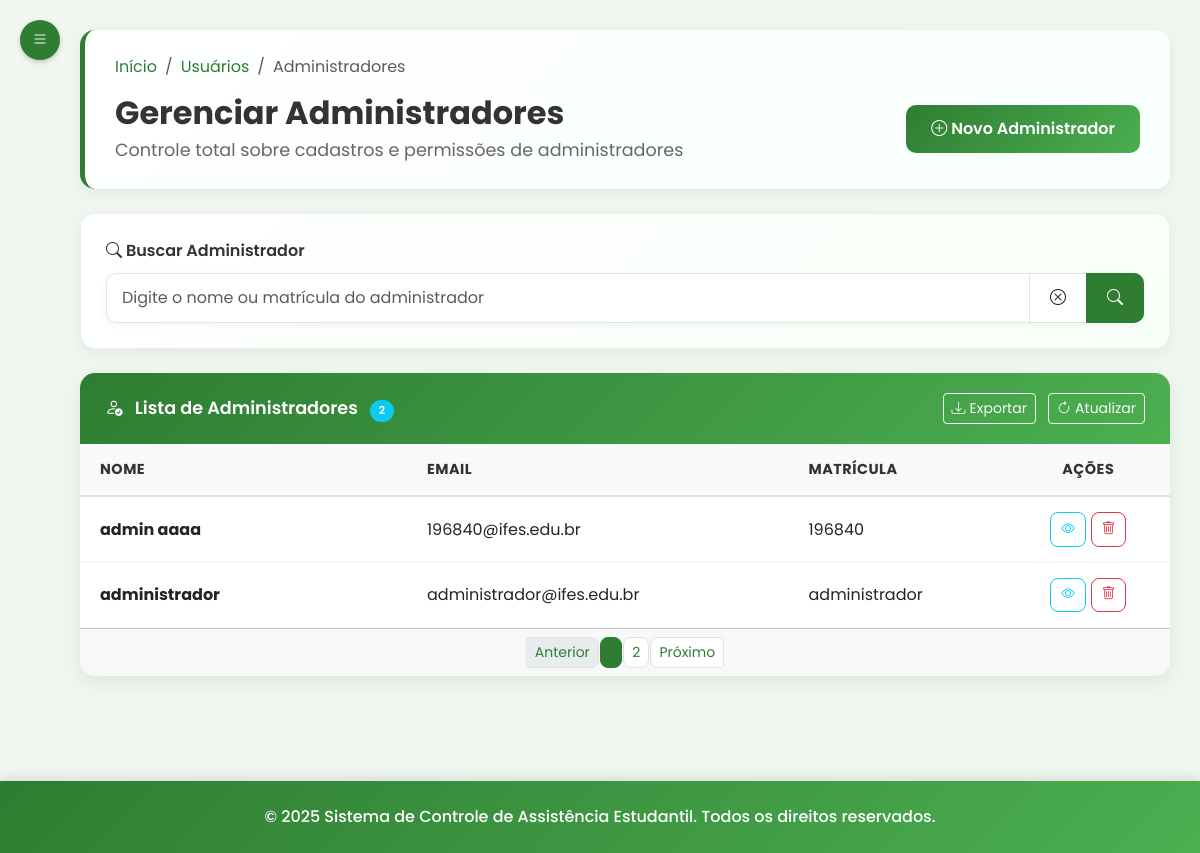
Page /admin/usuarios/admin (signed in) on the committed database.
### tables this page shows
CREATE TABLE administrador (
id_usuario INTEGER PRIMARY KEY,
tipo_admin TEXT NOT NULL,
FOREIGN KEY (id_usuario) REFERENCES usuario(id_usuario)
);

CREATE TABLE usuario (
id_usuario INTEGER PRIMARY KEY AUTOINCREMENT,
nome TEXT NOT NULL,
matricula TEXT UNIQUE NOT NULL,
email TEXT NOT NULL UNIQUE,
senha TEXT NOT NULL,
perfil TEXT NOT NULL DEFAULT 'aluno',
foto TEXT,
token_redefinicao TEXT,
data_token TIMESTAMP,
data_cadastro TIMESTAMP DEFAULT CURRENT_TIMESTAMP
);

### routes/admin/usuarios_routes.py (the view)
@router.get("/usuarios/admin")
@requer_autenticacao("admin")
async def get_usuario_administrador(request: Request, usuario_logado: dict = None, sucesso: str = None, erro: str = None):
    admin = usuario_repo.obter_usuario_por_matricula(usuario_logado['matricula'])
    administradores_obj = administrador_repo.obter_todos()
    administradores = [
        {
            "id_usuario": a.id_usuario,
            "matricula": a.matricula,
            "nome": a.nome,
            "email": a.email,
            "perfil": a.perfil,
            "tipo_admin": a.tipo_admin,
            "data_cadastro": str(a.data_cadastro) if a.data_cadastro else None
        }
        for a in administradores_obj
    ]
    context = {
        "request": request,
        "admin": admin,
        "administradores": administradores
    }
    if sucesso:
        context["sucesso"] = sucesso
    if erro:
        context["erro"] = erro
    response = templates.TemplateResponse("/admin/usuario_admin.html", context)
    return response

### templates/admin/usuario_admin.html (shortened to what this page needs)
{% extends "base_admin.html" %}
{% block head %}
    <link rel="stylesheet" href="/static/css/usuario_admin.css" />
{% endblock %}
{% block content %}
        <div class="page-header mb-4">
            <nav aria-label="breadcrumb">
                <ol class="breadcrumb">
                    <li class="breadcrumb-item"><a href="/admin/inicio">Início</a></li>
                    <li class="breadcrumb-item"><a href="/admin/usuarios">Usuários</a></li>
                    <li class="breadcrumb-item active" aria-current="page">Administradores</li>
                </ol>
            </nav>
            <div class="d-flex justify-content-between align-items-center">
                <div>
                    <h2 class="page-title">Gerenciar Administradores</h2>
                    <p class="page-subtitle">Controle total sobre cadastros e permissões de administradores</p>
                </div>
                <div>
                    <a href="/admin/usuarios/admin/novo" class="btn btn-success">
                        <i class="bi bi-plus-circle me-1"></i>Novo Administrador
                    </a>
                </div>
            </div>
        </div>
        <div class="search-filter-section mb-4">
            <div class="row">
                <div class="col-md-12">
                    <div class="search-box">
                        <label for="searchAdmin" class="form-label">
                            <i class="bi bi-search me-1"></i>Buscar Administrador
                        </label>
                        <div class="input-group">
                            <input type="text" class="form-control" id="searchAdmin" placeholder="Digite o nome ou matrícula do administrador">
                            <button class="btn btn-outline-light bg-white text-dark border" type="button" onclick="clearSearch()" title="Limpar busca">
                                <i class="bi bi-x-circle"></i>
                            </button>
                            <button class="btn btn-outline-success" type="button" onclick="searchAdmin()">
                                <i class="bi bi-search"></i>
                            </button>
                        </div>
                    </div>
                </div>
            </div>
        </div>
        <div class="admins-list-card">
            <div class="card">
                <div class="card-header d-flex justify-content-between align-items-center">
                    <div>
                        <i class="bi bi-person-check me-2"></i>
                        <span>Lista de Administradores</span>
                        <span class="badge bg-info ms-2" id="adminsCount">{{ administradores|length }}</span>
                    </div>
                    <div>
                        <button class="btn btn-sm btn-outline-light me-2" onclick="exportAdminsList()">
                            <i class="bi bi-download me-1"></i>Exportar
                        </button>
                        <button class="btn btn-sm btn-outline-light" onclick="refreshAdminsList()">
                            <i class="bi bi-arrow-clockwise me-1"></i>Atualizar
                        </button>
                    </div>
                </div>
                <div class="card-body p-0">
                    <div class="table-responsive">
                        <table class="table table-hover mb-0" id="adminsTable">
                            <thead class="table-header">
                                <tr>
                                    <th style="width: 30%;">Nome</th>
                                    <th style="width: 35%;">Email</th>
                                    <th style="width: 20%;">Matrícula</th>
                                    <th style="width: 15%; text-align: center;">Ações</th>
                                </tr>
                            </thead>
                            <tbody id="adminsTableBody">
                                {% if administradores %}
                                    {% for administrador in administradores %}
                                    <tr>
                                        <td><strong>{{ administrador.nome }}</strong></td>
                                        <td>{{ administrador.email }}</td>
                                        <td>{{ administrador.matricula }}</td>
                                        <td>
                                            <div class="action-buttons">
                                                <button class="btn btn-sm btn-outline-info" onclick="viewAdmin('{{ administrador.id_usuario }}')">
                                                    <i class="bi bi-eye"></i>
                                                </button>
                                                <button class="btn btn-sm btn-outline-danger" onclick="deleteAdmin('{{ administrador.id_usuario }}')">
                                                    <i class="bi bi-trash"></i>
                                                </button>
                                            </div>
                                        </td>
                                    </tr>
                                    {% endfor %}
                                {% else %}
                                    <tr>
                                        <td colspan="4" class="text-center text-muted">Nenhum administrador cadastrado</td>
                                    </tr>
                                {% endif %}
                            </tbody>
                        </table>
                    </div>
                </div>
                <div class="card-footer">
                    <nav aria-label="Navegação da lista de administradores">
                        <ul class="pagination pagination-sm justify-content-center mb-0">
                            <li class="page-item disabled">
                                <a class="page-link" href="#">Anterior</a>
                            </li>
                            <li class="page-item active">
                                <a class="page-link" href="#">1</a>
                            </li>
                            <li class="page-item">
                                <a class="page-link" href="#">2</a>
                            </li>
                            <li class="page-item">
                                <a class="page-link" href="#">Próximo</a>
                            </li>
                        </ul>
                    </nav>
                </div>
            </div>
        </div>
    </div>
{% endblock %}

### static/css/dashboard_admin.css (style rules this page uses)
:root { --ifes-green: #2E7D32; --ifes-red: #C62828; --ifes-light-green: #4CAF50; --ifes-light-gray: #f5f7f5; --ifes-dark-gray: #333333; --ifes-bg-color: #f0f7f0; --ifes-hover-bg: #e8f5e8; --ifes-blue: #1976D2; --ifes-orange: #FFB74D; --ifes-purple: #7B1FA2; }
body, body *, h1, h2, h3, h4, h5, h6, .card, .btn, .modal, .sidebar, p, span, div, a, label, input, textarea, select { font-family: 'Poppins', Arial, Helvetica, sans-serif !important; }
body { background-color: #f0f7f0 !important; }
.card { border: none; border-radius: 12px; box-shadow: 0 4px 15px rgba(0, 0, 0, 0.06); margin-bottom: 25px; transition: all 0.3s cubic-bezier(0.4, 0, 0.2, 1); transform: translateY(0); cursor: pointer; overflow: hidden; }
.card-header { background: linear-gradient(135deg, var(--ifes-green) 0%, var(--ifes-light-green) 100%); color: white; border-radius: 12px 12px 0 0 !important; padding: 18px 25px; font-weight: 600; font-size: 1.1rem; border-bottom: none; }
.card-body { padding: 25px; }
.table-responsive { flex: 1 1 auto; overflow-y: auto; }
.action-buttons { display: flex; gap: 8px; justify-content: center; }
.action-buttons .btn { padding: 0.4rem 0.7rem; font-size: 0.85rem; border-radius: 8px; transition: all 0.2s ease; }
.badge { font-size: 0.8rem; padding: 0.5em 0.8em; border-radius: 25px; font-weight: 600; text-transform: uppercase; letter-spacing: 0.5px; }
.card, .stats-card { animation: fadeInScale 0.6s ease-out; }
.card-header .badge { font-size: 11px; }

### templates/base_admin.html (style rules this page uses)
* { font-family: 'Poppins', Arial, Helvetica, sans-serif !important; }

### rows in the picture
administrador: nome "admin aaaa", email "196840@ifes.edu.br", matricula "196840"
administrador: nome "administrador", email "administrador@ifes.edu.br", matricula "administrador"

### other values in the picture
{{ administradores|length }} "2"
